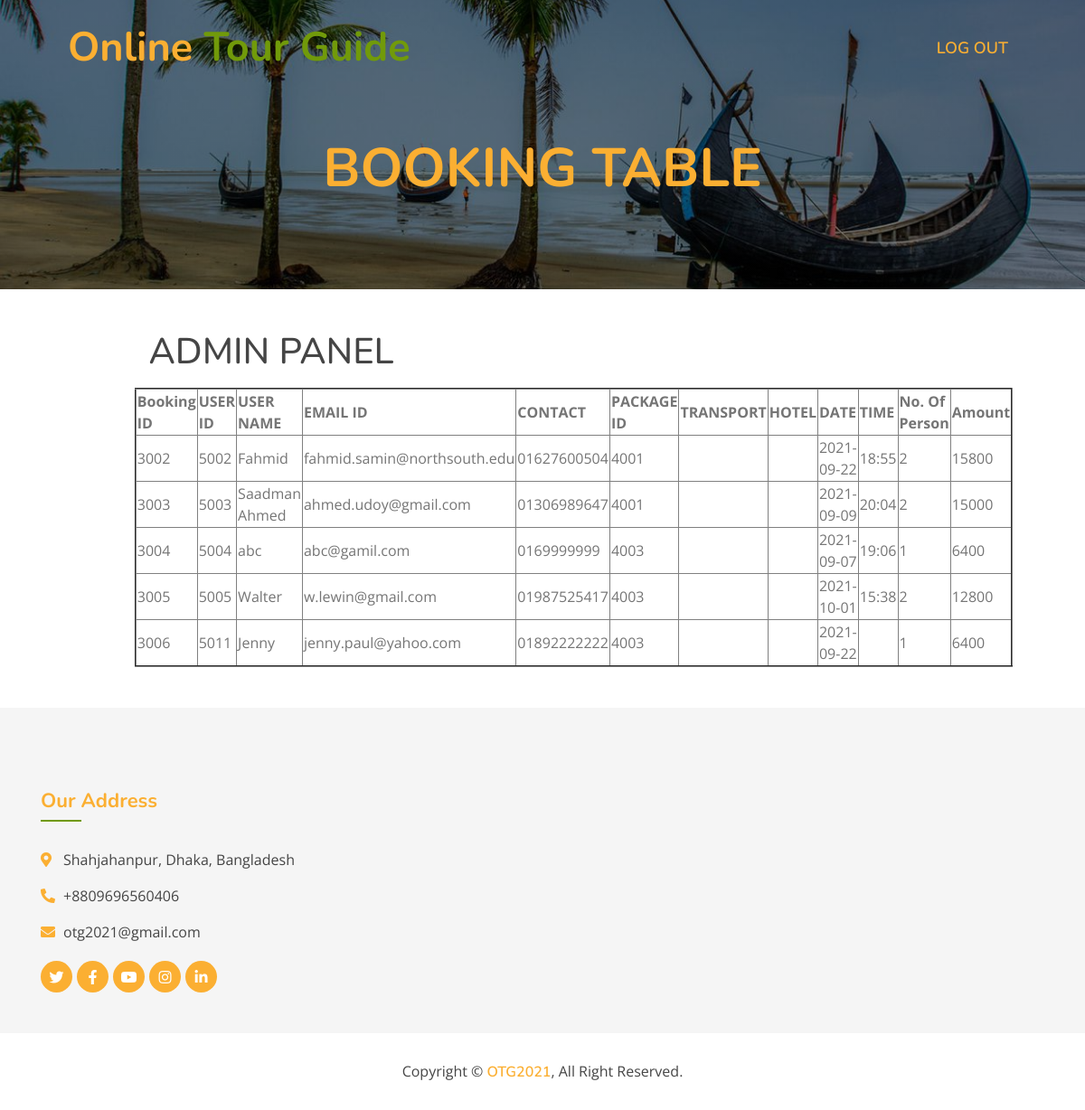
The app's page /showBooking.php, older data.
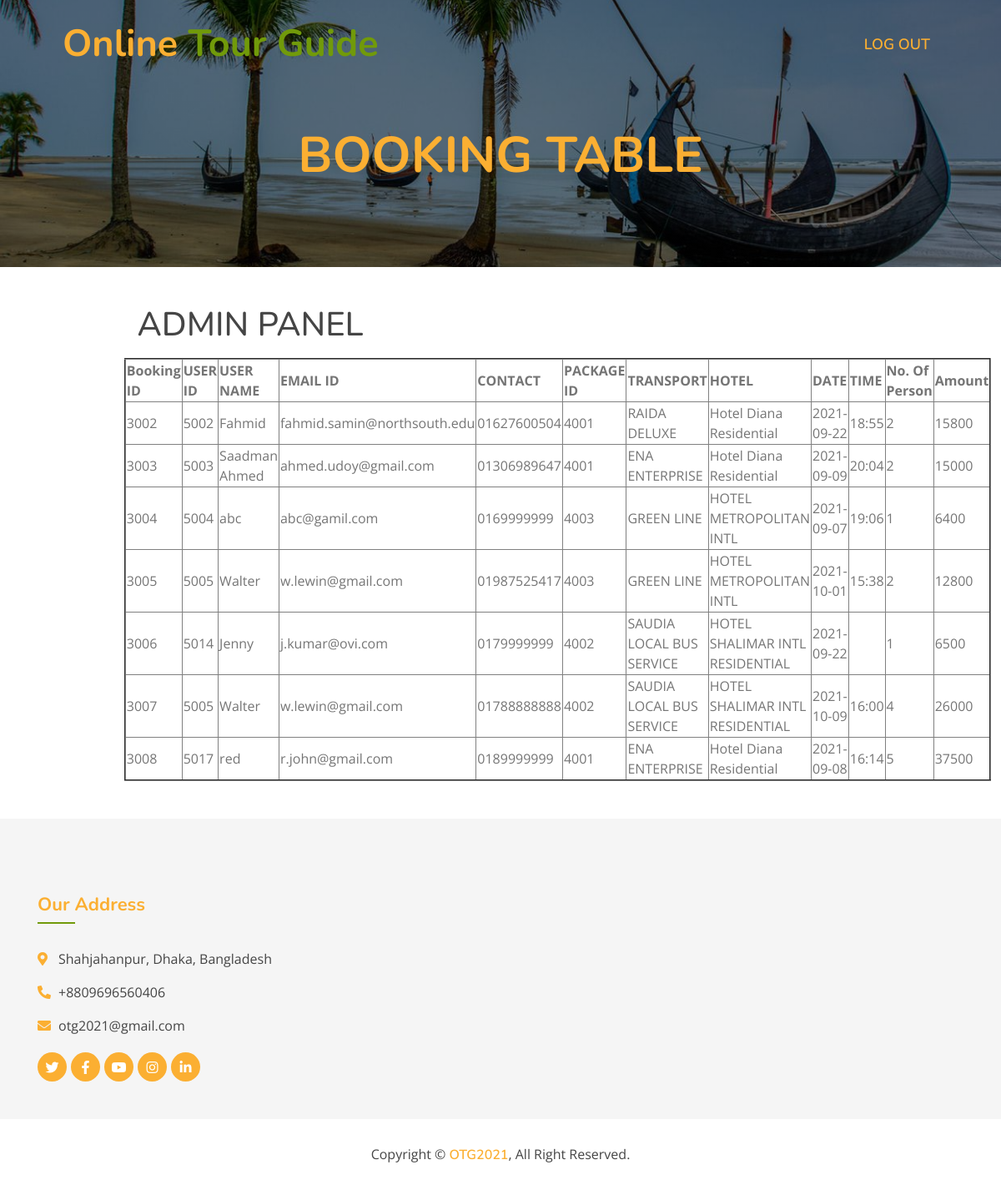
The same page, newer data.
### tables this page shows
CREATE TABLE `booking` (
  `b_id` int(11) NOT NULL,
  `user_id` int(11) NOT NULL,
  `p_id` int(11) NOT NULL,
  `d_date` date NOT NULL,
  `d_time` varchar(45) NOT NULL,
  `mobile` varchar(45) NOT NULL,
  `noOfPerson` varchar(45) NOT NULL,
  `trans_id` int(11) NOT NULL,
  `h_id` int(11) NOT NULL
);

CREATE TABLE `user` (
  `user_id` int(11) NOT NULL,
  `fname` varchar(45) NOT NULL,
  `lname` varchar(45) NOT NULL,
  `email_id` varchar(45) NOT NULL,
  `password` varchar(45) NOT NULL
);

CREATE TABLE `package` (
  `p_id` int(11) NOT NULL,
  `place` varchar(45) NOT NULL,
  `p_cost` int(11) NOT NULL
);

CREATE TABLE `hotel` (
  `h_id` int(11) NOT NULL,
  `h_name` varchar(45) NOT NULL,
  `h_fare` int(11) NOT NULL,
  `p_id` int(11) NOT NULL
);

CREATE TABLE `transport` (
  `trans_id` int(11) NOT NULL,
  `trans_name` varchar(45) NOT NULL,
  `trans_fare` int(11) NOT NULL,
  `p_id` int(11) NOT NULL
);

### showBooking.php (the view, shortened to what this page needs)
<!DOCTYPE html>
<html lang="en">
    <head>
        <link href="https://stackpath.bootstrapcdn.com/bootstrap/4.4.1/css/bootstrap.min.css" rel="stylesheet">
        <link href="https://cdnjs.cloudflare.com/ajax/libs/font-awesome/5.10.0/css/all.min.css" rel="stylesheet">
        <link href="lib/animate/animate.min.css" rel="stylesheet">
        <link href="lib/owlcarousel/assets/owl.carousel.min.css" rel="stylesheet">
        <link href="lib/flaticon/font/flaticon.css" rel="stylesheet">
        <link href="lib/tempusdominus/css/tempusdominus-bootstrap-4.min.css" rel="stylesheet" />
        <link href="css/style.css" rel="stylesheet">
    </head>
    <body>
      <div class="navbar navbar-expand-lg bg-light navbar-light">
          <div class="container-fluid">
              <a href="index.html" class="navbar-brand">Online <span>Tour Guide</span></a>
              <div class="collapse navbar-collapse justify-content-between" id="navbarCollapse">
                  <div class="navbar-nav ml-auto">
                      <a href="index.html" class="nav-item nav-link active">LOG OUT</a>
                  </div>
              </div>
          </div>
      </div>
        <div class="page-header">
            <div class="container">
                <div class="row">
                    <div class="col-12">
                        <h2>BOOKING TABLE</h2>
                    </div>
                </div>
            </div>
        </div>
        <div class="col-md-6">
        <center><div class="col-lg-7">
          <p><center><h1>ADMIN PANEL</h1></center></p>
            <?php
                $host = "localhost";
                $user = "root";
                $password = '';
                $db_name = "otg";
                $con = mysqli_connect($host, $user, $password, $db_name);
                $sql = "SELECT * FROM booking  , user  , transport  , hotel  , package  WHERE booking.user_id = user.user_id AND booking.p_id = package.p_id AND booking.h_id = hotel.h_id AND booking.trans_id = transport.trans_id ORDER BY booking.b_id ASC";
                $result = $con->query($sql);
                if ($result->num_rows > 0) {
                while($row = $result->fetch_assoc()) {
                  echo "<table border='2'>
                  <tr>
                  <th>Booking ID</th>
                  <th>USER ID</th>
                  <th>USER NAME</th>
                  <th>EMAIL ID</th>
                  <th>CONTACT</th>
                  <th>PACKAGE ID</th>
                  <th>TRANSPORT</th>
                  <th>HOTEL</th>
                  <th>DATE</th>
                  <th>TIME</th>
                  <th>No. Of Person</th>
                  <th>Amount</th>
                  </tr>";
                  while($row = mysqli_fetch_assoc($result))
                  {
                  echo "<tr>";
                  echo "<td>" . $row['b_id'] . "</td>";
                  echo "<td>" . $row['user_id'] . "</td>";
                  echo "<td>" . $row['fname'] . "</td>";
                  echo "<td>" . $row['email_id'] . "</td>";
                  echo "<td>" . $row['mobile'] . "</td>";
                  echo "<td>" . $row['p_id'] . "</td>";
                  echo "<td>" . $row['trans_name'] . "</td>";
                  echo "<td>" . $row['h_name'] . "</td>";
                  echo "<td>" . $row['d_date'] . "</td>";
                  echo "<td>" . $row['d_time'] . "</td>";
                  echo "<td>" . $row['noOfPerson'] . "</td>";
                  echo "<td>" . ($row['h_fare']+$row['trans_fare']+$row['p_cost'])*$row['noOfPerson'] . "</td>";
                  echo "</tr>";
                  }
                  echo "</table>";
                }
                } else {
                echo "0 results";
                }
            ?>
          </div>
        </div>
        <div class="footer">
            <div class="container">
                <div class="row">
                    <div class="col-lg-7">
                        <div class="row">
                            <div class="col-md-6">
                                <div class="footer-contact">
                                    <h2>Our Address</h2>
                                    <p><i class="fa fa-map-marker-alt"></i>Shahjahanpur, Dhaka, Bangladesh</p>
                                    <p><i class="fa fa-phone-alt"></i>+8809696560406</p>
                                    <p><i class="fa fa-envelope"></i>otg2021@gmail.com</p>
                                    <div class="footer-social">
                                        <a href=""><i class="fab fa-twitter"></i></a>
                                        <a href=""><i class="fab fa-facebook-f"></i></a>
                                        <a href=""><i class="fab fa-youtube"></i></a>
                                        <a href=""><i class="fab fa-instagram"></i></a>
                                        <a href=""><i class="fab fa-linkedin-in"></i></a>
                                    </div>
                                </div>
                            </div>
                        </div>
                    </div>
                </div>
            </div>
            <div class="copyright">
                <div class="container">
                    <p>Copyright &copy; <a href="#">OTG2021</a>, All Right Reserved.</p>
                </div>
            </div></center>
        </div>
    </body>
</html>

### css/style.css (style rules this page uses)
body { color: #757575; background: #FFFFFF; font-family: 'open sans', sans-serif; }
h1, h2, h3, h4, h5, h6 { color: #454545; font-family: 'Nunito', sans-serif; }
a { font-family: 'Nunito', sans-serif; font-weight: 600; color: #fbaf32; transition: .3s; }
.container-fluid { max-width: 1366px; }
.navbar { position: relative; transition: .5s; z-index: 999; }
.navbar .navbar-brand { margin: 0; color: #fbaf32; font-size: 45px; line-height: 0px; font-weight: 700; font-family: 'Nunito', sans-serif; transition: .5s; }
.navbar .navbar-brand span { color: #719a0a; }
@media (min-width: 992px) { .navbar { position: absolute; width: 100%; padding: 30px 60px; background: transparent !important; z-index: 9; } }
@media (min-width: 992px) { .navbar .navbar-brand { color: #fbaf32; } }
@media (min-width: 992px) { .navbar-light .navbar-nav .nav-link, .navbar-light .navbar-nav .nav-link:focus { padding: 10px 10px 8px 10px; font-family: 'Nunito', sans-serif; color: #ffffff; font-size: 18px; font-weight: 600; } }
@media (min-width: 992px) { .navbar-light .navbar-nav .nav-link:hover, .navbar-light .navbar-nav .nav-link.active { color: #fbaf32; } }
.page-header { position: relative; margin-bottom: 45px; padding: 150px 0 90px 0; text-align: center; background: linear-gradient(rgba(0, 0, 0, .5), rgba(0, 0, 0, .5)), url(../img/page-header.jpg); background-position: center; background-repeat: no-repeat; background-size: cover; }
.page-header h2 { position: relative; color: #fbaf32; font-size: 60px; font-weight: 700; }
.footer { position: relative; margin-top: 45px; padding-top: 90px; background: rgba(0, 0, 0, .04); }
.footer .footer-contact, .footer .footer-link, .footer .footer-newsletter { position: relative; margin-bottom: 45px; color: #454545; }
.footer .footer-contact h2, .footer .footer-link h2, .footer .footer-newsletter h2 { position: relative; margin-bottom: 30px; padding-bottom: 10px; font-size: 22px; font-weight: 700; color: #fbaf32; }
.footer .footer-contact h2::after, .footer .footer-link h2::after, .footer .footer-newsletter h2::after { position: absolute; content: ""; width: 45px; height: 2px; bottom: 0; left: 0; background: #719a0a; }
.footer .footer-contact p i { width: 25px; color: #fbaf32; }
.footer .footer-social { position: relative; margin-top: 20px; display: flex; }
.footer .footer-social a { display: inline-block; margin-right: 5px; width: 35px; height: 35px; display: flex; align-items: center; justify-content: center; background: #fbaf32; border-radius: 35px; font-size: 16px; color: #ffffff; }
.footer .footer-social a:last-child { margin: 0; }
.footer .copyright { position: relative; width: 100%; padding: 30px 0; text-align: center; background: #ffffff; }
.footer .copyright p { margin: 0; display: inline-block; color: #454545; }
.footer .copyright p a { color: #fbaf32; }

Row changes from the older to the newer data that the page shows:
changed through a linked row, booking "Fahmid": trans.trans_name (not shown) → "RAIDA DELUXE"; h.h_name (not shown) → "Hotel Diana Residential"
changed through a linked row, booking "Saadman Ahmed": trans.trans_name (not shown) → "ENA ENTERPRISE"; h.h_name (not shown) → "Hotel Diana Residential"
changed through a linked row, booking "abc": trans.trans_name (not shown) → "GREEN LINE"; h.h_name (not shown) → "HOTEL METROPOLITAN INTL"
changed through a linked row, booking id 3005: trans.trans_name (not shown) → "GREEN LINE"; h.h_name (not shown) → "HOTEL METROPOLITAN INTL"
changed booking "Jenny": user.user_id "5011" → "5014"; user.email_id "jenny.paul@yahoo.com" → "j.kumar@ovi.com"; mobile "01892222222" → "0179999999"; p.p_id "4003" → "4002"; trans.trans_name (not shown) → "SAUDIA LOCAL BUS SERVICE"; h.h_name (not shown) → "HOTEL SHALIMAR INTL RESIDENTIAL"; ($row['h_fare']+$row['trans_fare']+$row['p_cost'])*$row['noOfPerson'] "6400" → "6500"
added booking: b_id "3007", user.user_id "5005", user.fname "Walter", user.email_id "w.lewin@gmail.com", mobile "01788888888", p.p_id "4002", trans.trans_name "SAUDIA LOCAL BUS SERVICE", h.h_name "HOTEL SHALIMAR INTL RESIDENTIAL", d_date "2021-10-09", d_time "16:00", noOfPerson "4", ($row['h_fare']+$row['trans_fare']+$row['p_cost'])*$row['noOfPerson'] "26000"
added booking: b_id "3008", user.user_id "5017", user.fname "red", user.email_id "r.john@gmail.com", mobile "0189999999", p.p_id "4001", trans.trans_name "ENA ENTERPRISE", h.h_name "Hotel Diana Residential", d_date "2021-09-08", d_time "16:14", noOfPerson "5", ($row['h_fare']+$row['trans_fare']+$row['p_cost'])*$row['noOfPerson'] "37500"
